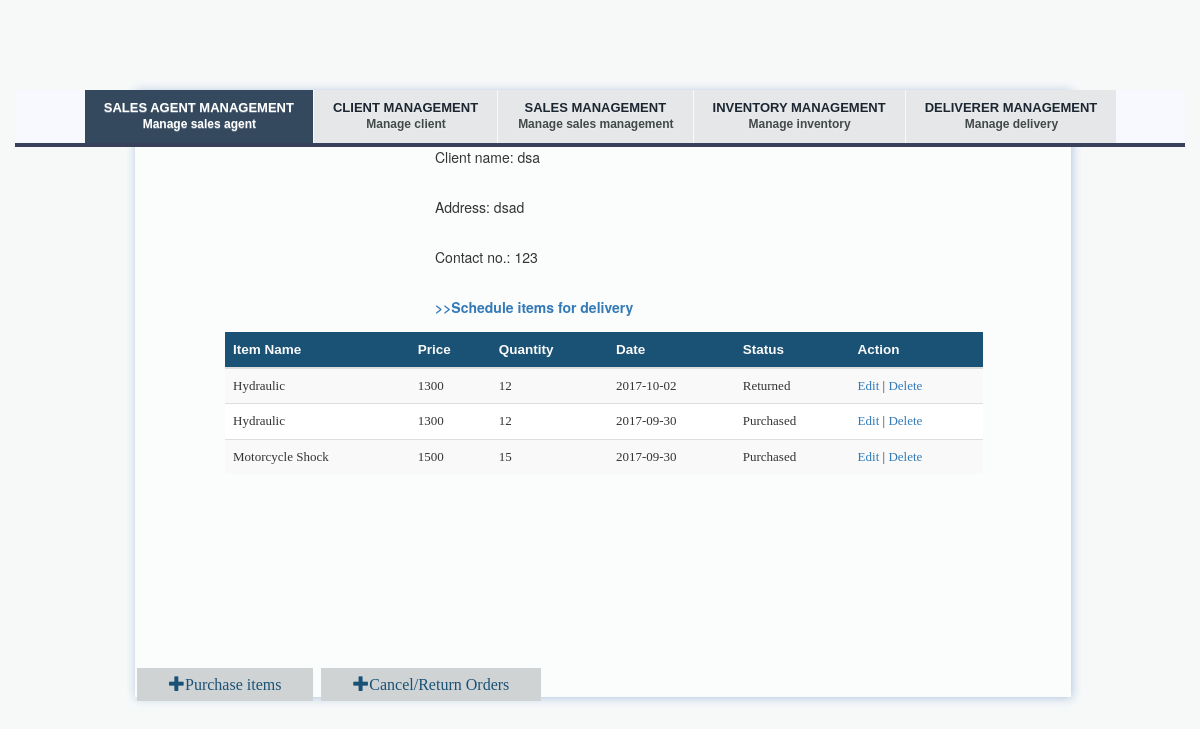
The page /knoxville/viewTransaction/17 on the database its author committed.
### tables this page shows
CREATE TABLE `client` (
  `clientID` int(11) NOT NULL,
  `client_name` varchar(50) NOT NULL,
  `address` varchar(50) NOT NULL,
  `contact_no` int(11) NOT NULL
);

CREATE TABLE `item` (
  `itemID` int(11) NOT NULL,
  `item_desc` varchar(30) NOT NULL,
  `stocks` int(11) NOT NULL DEFAULT '0'
);

CREATE TABLE `transaction` (
  `transID` int(11) NOT NULL,
  `date` date NOT NULL,
  `time` time NOT NULL,
  `status` varchar(10) NOT NULL,
  `unit_price` int(11) NOT NULL,
  `quantity` int(11) NOT NULL DEFAULT '1',
  `itemID` int(11) NOT NULL,
  `orderID` int(11) NOT NULL
);

### application/controllers/knoxville.php (called while the page is built, shortened)
<?php
class Knoxville extends CI_Controller {
    public function __construct(){
        $this->load->model('client_model','Client');
        $this->load->model('sales_agent_model','SalesAgent');
		$this->load->model('order_model','Order');
		$this->load->model('item_model','Item');
		$this->load->model('transaction_model','Transaction');
		$this->load->model('deliverer_model','Deliverer');
		$this->load->model('shipment_model','Shipment');
    }
	public function viewTransaction($orderID){
        $condition = array('orderID' => $orderID);
		$orderRec = $this->Order->read($condition);
		$data['orderID'] = $orderID;
		 foreach($orderRec as $o){
            $clientID = $o['clientID'];
        }
		$condition = array('clientID' => $clientID);
        $clientRec = $this->Client->read($condition);
		 foreach($clientRec as $o){
            $data['cname'] = $o['client_name'];
            $data['cadd'] = $o['address'];
			$data['cnum'] = $o['contact_no'];
        }
		$condition = array('orderID' => $orderID);
		$transRec = $this->Transaction->read($condition);
		$data['trans'] = $transRec;
		$result_array = $this->Item->read();
		$data['items'] = $result_array;
		$header_data['title'] = "$orderID: Order Details";
		$this->load->view('include/header',$header_data);
        $this->load->view('trans_view',$data);
    }
}

### index.php (called while the page is built, shortened)
<?php
require_once BASEPATH.'core/CodeIgniter.php';

### application/models/client_model.php (called while the page is built, shortened)
<?php
class Client_model extends CI_Model {
    private $table = 'client';
    function read($condition=null){
        $this->db->select('*');
        $this->db->from($this->table);
        if(isset($condition))
            $this->db->where($condition);
        $query = $this->db->get();
        if($query->num_rows()>0)
            return $query->result_array();
        else
            return false;
    }
}
?>

### application/models/transaction_model.php (called while the page is built, shortened)
<?php
class Transaction_model extends CI_Model {
    private $table = 'transaction';
    function read($condition=null){
        $this->db->select('*');
        $this->db->from($this->table);
        $this->db->order_by('date','desc');
        if(isset($condition))
            $this->db->where($condition);
        $query = $this->db->get();
        if($query->num_rows()>0)
            return $query->result_array();
        else
            return false;
    }
}
?>

### application/models/item_model.php (called while the page is built, shortened)
<?php
class Item_model extends CI_Model {
    private $table = 'item';
    function read($condition=null){
        $this->db->select('*');
        $this->db->from($this->table);
        $query = $this->db->get();
        if($query->num_rows()>0)
            return $query->result_array();
        else
            return false;
    }
}
?>

### application/views/trans_view.php (the view)
<!DOCTYPE html>
<div class="tab-content">
<div class="margin left">
	<p class="font">Client name: <?php echo $cname?></p><br />
	<p class="font">Address: <?php echo $cadd?></p><br />
	<p class="font">Contact no.: <?php echo $cnum?></p><br />
	<p><a href="<?php echo base_url('knoxville/addDeliverySched/'.$orderID.'') ?>" ><b> >>Schedule items for delivery</b></a></p>
</div>
	<div class="table-responsive table">
    <table class="table table-striped">
        <thead>
            <tr id="trHead">
                <th>Item Name</th>
				<th>Price</th>
				<th>Quantity</th>
                <th>Date</th>
                <th>Status</th>
                <th>Action</th>
            </tr>
        </thead>
        <tbody>
            <?php
                foreach($trans as $t){
                    echo "<tr><td>";
					foreach($items as $i)
					{
						if ($t['itemID'] == $i['itemID'])
						echo $i['item_desc'];
					}
					echo '</td><td>'.$t['unit_price'].'</td><td>'.$t['quantity'].'</td><td>'.$t['date'].'</td><td>'.$t['status'].'</td><td><a href="'.base_url('knoxville/updateTransaction/'.$t['transID']).'">Edit</a> | <a href="'.base_url('knoxville/delTransaction/'.$t['transID']).'/'.$orderID.'">Delete</a></td></tr>';
					}
            ?>
        </tbody>
    </table>
	</div>
	<a href="<?php echo base_url('knoxville/addPurchase/'.$orderID.'') ?>" class="sub">
    <span class="glyphicon glyphicon-plus"> </span>Purchase items</a>
	<a href="<?php echo base_url('knoxville/addRefund/'.$orderID.'') ?>" class="sub">
	<span class="glyphicon glyphicon-plus"> </span>Cancel/Return Orders</a>
</div>
</div>
</body>
</html>

### assets/css/MyCSS.css (style rules this page uses)
body { background-color: #F7F9F9; }
.tab-content { margin-left: 120px; width: 80%; background-color: #FBFCFC; box-shadow: 1px 1px 10px #B0C4DE; }
.table { margin: 5px 45px 100px; width:90%; }
tr#trHead { font-family: sans-serif; font-weight: bold; font-size: 13.5px; color:#FAFAFA; background-color: #1A5276; }
tbody { font-family: verdana; font-size: 13px; }
.sub { font-family: Verdana; font-size: 16px; background-color: #D0D3D4; color: #1A5276; border: none; padding:8px 32px; text-decoration: none; margin: 20px 2px; cursor: pointer; }
.left { margin-left: 80px; }
.margin { margin-left:300px; }

### rows shown on the page
client: client_name "dsa", address "dsad", contact_no "123"
transaction: unit_price "1300", quantity "12", date "2017-10-02", status "Returned"
item: item_desc "Hydraulic"
transaction: unit_price "1300", quantity "12", date "2017-09-30", status "Purchased"
transaction: unit_price "1500", quantity "15", date "2017-09-30", status "Purchased"
item: item_desc "Motorcycle Shock"
